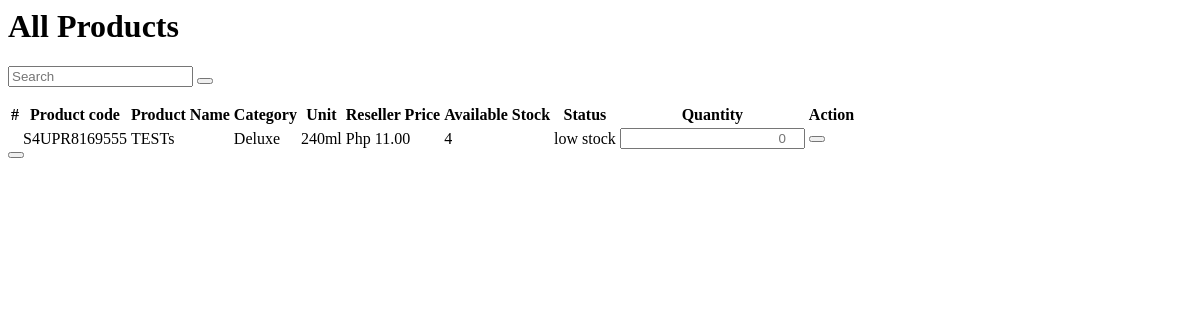
/reseller-site/cart/all-products/ (signed in), run on an earlier commit of the app's database.
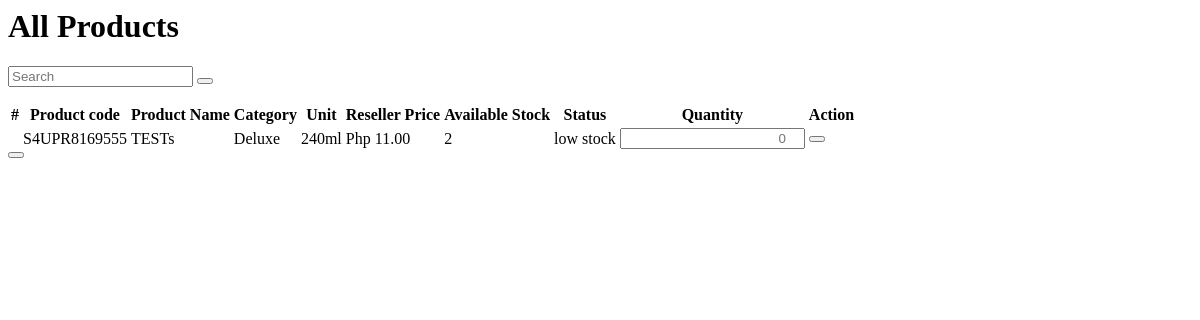
And on a later commit of the database.
### admin_site/models.py (models this page shows, shortened)
class Product(models.Model):
    STATUS = (("available","available"),("not available","not available"),("low stock","low stock"))
    product_code =  models.CharField(unique=True, max_length=200, verbose_name='Product Code')
    product_name=  models.CharField(max_length=200, null=True, verbose_name='Product Name')
    product_flavor =  models.CharField(max_length=200,null=True, verbose_name='Product Flavor')
    product_category =  models.CharField(max_length=200, verbose_name='Category')
    product_unit =  models.CharField(max_length=200, verbose_name='Unit')
    product_ResellerPrice =   models.BigIntegerField(null=True, verbose_name='Reseller Price')
    product_price =   models.BigIntegerField(null=True, verbose_name='Pos Price')
    product_stock =  models.BigIntegerField(null=True, verbose_name='Available Stock')
    product_status =  models.CharField(max_length=200, choices=STATUS, verbose_name='Status')

### reseller_site/views.py (the view)
# urls.py: path('cart/all-products/', views.all_products ,name='all_products'),
@login_required(login_url='landing_page:login')
def all_products(request):
    list_products = Product.objects.all()
    context = {'list_products':list_products}
    return render(request, 'reseller_site/cart/all-products.html', context)

### templates/reseller_site/cart/all-products.html (shortened to what this page needs)
{% load humanize %}
<div class="modal fade border-0" id="addToCart" data-bs-backdrop="static" data-bs-keyboard="false" tabindex="-1" aria-labelledby="staticBackdropLabel" >
    <div class="modal-dialog modal-xl modal-dialog-centered ">
        <div class="modal-content pos-content border-0 p-4">
            <div class="modal-header product-dpos pos-header border-0 pt-4">
                <h1 class="modal-title" id="exampleModalLabel">All Products</h1>
                <form class="search-tab" class="text-end px-4">
                    <input type="text" id="tableM" class="form-control p-2 ps-3" name="search" placeholder="Search">
                    <button id="searchButton" class="btn btn-search btn-sm nope" type="submit"></button>
                </form>
            </div>
            <div class="modal-body pt-2 mt-0">
                {% if list_products %}
                <div class="table-responsive">
                    <table id="tableMain" class="table table-hover">
                        <thead>
                            <tr class="align-middle">
                                <th scope="col">#</th>
                                <th scope="col">Product code </th>
                                <th scope="col">Product Name</th>
                                <th scope="col">Category</th>
                                <th scope="col">Unit</th>
                                <th scope="col">Reseller Price</th>
                                <th scope="col">Available Stock</th>
                                <th scope="col">Status</th>
                                <th scope="col">Quantity</th>
                                <th scope="col">Action</th>
                            </tr>
                        </thead>
                        <tbody id="tableRow">
                            {% for list in list_products %}
                            {% if list.product_stock > 0 %}
                            <tr class="align-middle product-code">
                                <td class="num-row"></td>
                                <td>{{ list.product_code }}</td>
                                <td><span>{{ list.product_name }}</span></td>
                                <td>{{ list.product_category }}</td>
                                <td>{{ list.product_unit }}</td>
                                <td>Php {{ list.product_ResellerPrice|floatformat:2|intcomma }}</td>
                                <td>{{ list.product_stock }}</td>
                                {% if list.product_status == "available" %}
                                <td><span class="badge rounded-pill bg-primary">{{ list.product_status }}</span></td>
                                {% else %}
                                <td><span class="badge rounded-pill bg-danger">{{ list.product_status }}</span></td>
                                {% endif %}
                            <form action="{% url 'reseller_site:cart_products' list.id %}" method="POST">
                                <td><input type="number" name="quantity" class="form-control" style="text-align:right;" placeholder="0" required></td>
                                <td><button class="btn btn-edit" type="submit" name="cart"></button></td>
                            </form>
                            </tr>
                            {% endif %}
                            {% endfor %}
                        </tbody>
                    </table>
                </div>
                {% endif %}
            </div>
            <div class="modal-footer border-0 pos-footer d-flex justify-content-center">
                <button type="button" class="ri-close-fill" data-bs-dismiss="modal" aria-label="Close"></button>
            </div>
        </div>
    </div>
</div>

What changed in the data, as far as the page shows it:
changed Product "S4UPR8169555": product_stock "4" → "2"
